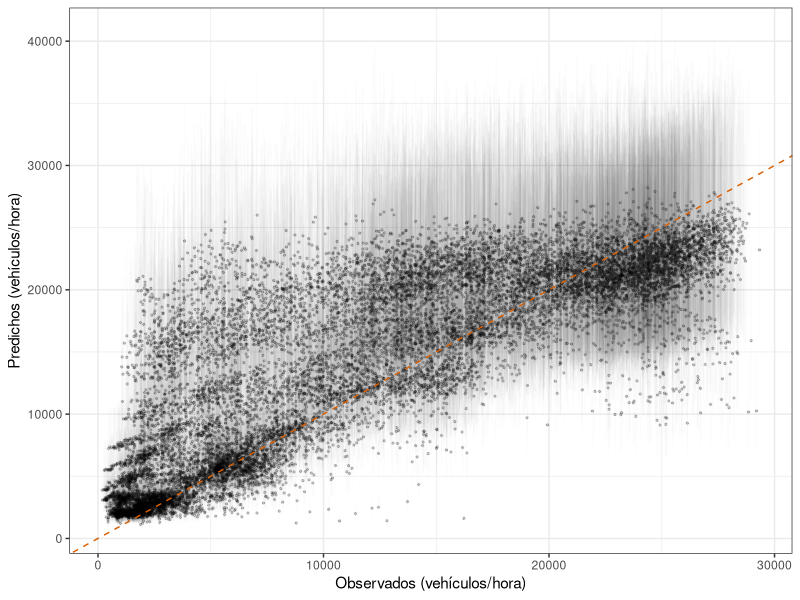

Source code (R):
#### Resultados modelo 1:

library(tidyverse)
library(data.table)


datos <- fread("Datos/df_prophet_prediccion.csv")

plot.validacion <- datos %>%
  ggplot(aes(x = y, y = yhat, ymin = yhat_lower, ymax = yhat_upper)) +
  geom_point(alpha = 0.2, size = 0.5)+
  geom_errorbar(alpha = 0.01, width = 0.01) +
  geom_abline(slope = 1, intercept = c(0, 0), linetype = "dashed", col = "#D95F02") +
  theme_bw() +
  labs(x = "Observados (vehículos/hora)", y = "Predichos (vehículos/hora)")

ggsave("Figuras/Modelo_1/Validacion_2.png", width = 10, height = 6)
